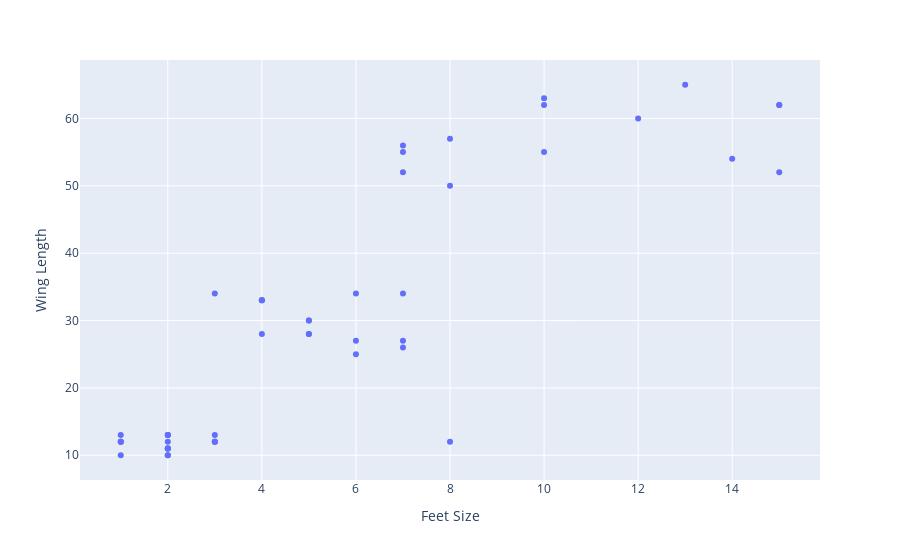

Notebook code cell kept with this figure:
### Markdown cell above
In case you have forgotten from the last notebook, there are several different ways that we can train machine learning models. The first (explored in this notebook) is unsupervised learning. Another is supervised learning (the following notebook). Another common method is reinforcement learning (not explored here).

In this notebook, we will be engaging in unsupervised learning. In this scenario, we do not have labeled data. It is our goal to use a machine learning system to identify patterns in the data and generate the labels for us. Topic Modeling, as we shall see, is an unsupervised learning problem.

Unsupervised learning is more commonly used outside of text analysis. It is used by a wide array of disciplines. Let's briefly consider this fun toy example in text (rather than graph and data) form.

Imagine that we need to understand what makes certain animals related. We don't know what these animals are, but we want to know if there are patterns that can allow us to identify the types of animals we are looking at. We only know three things about these animals: (1) number of feet; (2) presence of wings; (3) color. It is our goal to use these features to identify two types of animals.

Let's say we have four animals:

Animal 1 has two feet, wings, and is white.<br>
Animal 2 has two feet, wings, and is brown.<br>
Animal 3 has four feet, no wings, and is white<br>
Animal 4 has four feet, no wings, and is gray.<br>

If we were to cluster these four animals, we as humans could easily place Animal 1 and Animal 2 in a similar category and Animal 3 and Animal 4 in a different one. We can see from these features that color has very limited relevance to cluster these animals because, as we can see, Animal 1 and Animal 3 have the same color, but are different in other features. We as humans from simply reading these descriptions can classify these animals into two distinct categories. Type 1 and Type 2. Type one has four legs and no wings, while Type 2 has two legs and wings. Both types may appear in various colors. At its core, this is an unsupervised learning problem. We do not know the types of animals, but we know the data related to them. We identify patterns and then cluster those data about the animals into two distinct categories.

What if we introduce a new animal into the mix, the elusive Animal 5, just recently discovered.

Animal 5 has four feet, wings, and is white. (Spoiler Alert: It's Pegasus)

Were we to try and classify this animal, we now have a problem, right? It doesn't fit the patterns of the others. It may have the same color, but as we've learned color is not a great feature for classifying our animals. It has a feature from category 1 (four legs) and a feature from category 2 (wings). So, what do we do with it? In an unsupervised learning problem, we may need to adjust our parameters and allow for three types of animals.

Let's consider a fake dataset that I have cultivated for this notebook. We have similar data now in "data/animals.csv". For now, let's work with two pieces of data: feet_size and wing_length. Let's plot the data and see what we can learn about this data.

### Code cell
import pandas as pd
pd.options.plotting.backend = "plotly"

df = pd.read_csv("data/animals.csv")
fig = df.plot.scatter(x="Feet Size", y="Wing Length")
fig.show()

### Figure 1 — Plotly figure (JSON) as saved in the notebook; plotly's stock layout.template omitted (floating-point values rounded to 4 significant figures)
{"data": [{"hovertemplate": "Feet Size=%{x}<br>Wing Length=%{y}<extra></extra>", "legendgroup": "", "marker": {"color": "#636efa", "symbol": "circle"}, "mode": "markers", "name": "", "orientation": "v", "showlegend": false, "type": "scatter", "x": [4, 7, 4, 7, 6, 4, 4, 5, 5, 5, 3, 7, 5, 6, 6, 7, 10, 8, 15, 15, 15, 13, 10, 8, 7, 7, 12, 14, 10, 8, 1, 2, 2, 1, 2, 2, 2, 1, 2, 2, 1, 3, 3, 3, 2, 1, 2, 3, 2], "xaxis": "x", "y": [28, 27, 33, 26, 34, 33, 33, 30, 30, 28, 34, 34, 28, 25, 27, 52, 63, 57, 62, 52, 62, 65, 62, 50, 56, 55, 60, 54, 55, 12, 12, 11, 11, 12, 10, 11, 10, 12, 11, 12, 13, 12, 12, 13, 13, 10, 13, 12, 13], "yaxis": "y"}], "layout": {"legend": {"tracegroupgap": 0}, "margin": {"t": 60}, "xaxis": {"anchor": "y", "domain": [0, 1], "title": {"text": "Feet Size"}}, "yaxis": {"anchor": "x", "domain": [0, 1], "title": {"text": "Wing Length"}}}}
